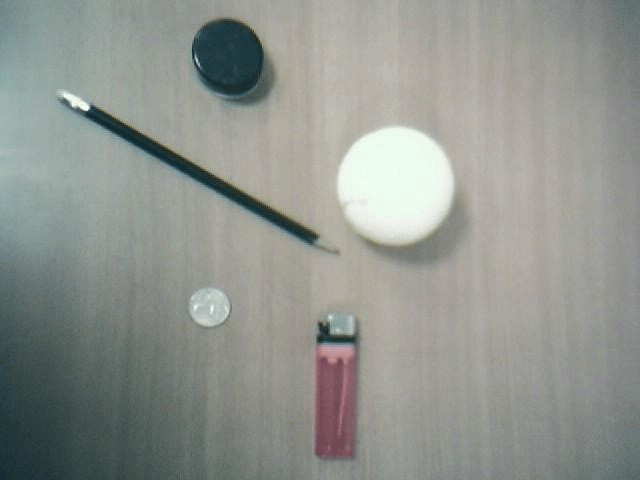
#> input picture stuff.jpg, 640 x 480 px
$ python hough.py
#> lines starting #> are read from the running program, lines starting #| are printed output that depends on the picture; after the words box and inside, x2 and y2 are one past the last pixel; in counts of white or black regions, pixels touching at a corner belong together
import cv2
import numpy as np
import argparse

# Terminal data parsing
parser = argparse.ArgumentParser(description='Hough transform an image')
parser.add_argument('-i',default='stuff.jpg', type=str ,help='The path of file to transform')
args = parser.parse_args()

# Image read
img = cv2.imread(args.i)
#> img is the input picture: shape (480, 640, 3); mean B, G, R 143.1, 148.5, 144.4
img_original = img.copy()
gray = cv2.cvtColor(img, cv2.COLOR_BGR2GRAY)
edges = cv2.Canny(gray,30,100,apertureSize=3)
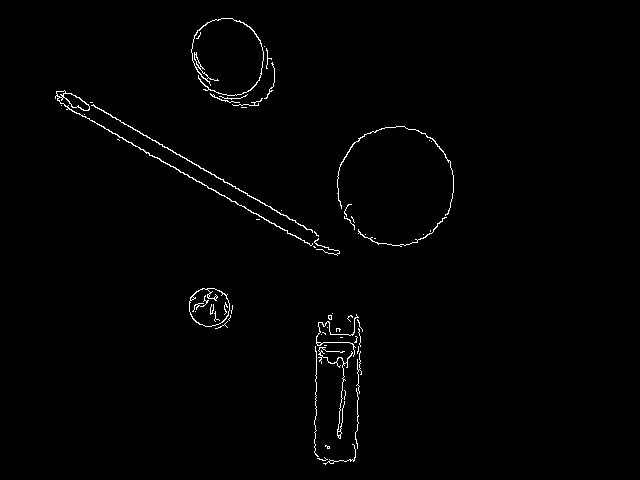
#> edges: shape (480, 640); 1% white in thin lines or dots, all inside (x1, y1, x2, y2) = (55, 18, 454, 465)

cv2.imshow('Cannied',edges)


# Extract Lines and Circles
lines = cv2.HoughLinesP(edges,1,np.pi/180,60,minLineLength=15,maxLineGap=15)
#> lines = [[57, 100, 251, 212], [71, 93, 318, 235], [89, 118, 317, 249], [314, 452, 315, 375], [355, 457, 356, 431], [357, 448, 357, 337], [316, 430, 316, 336], [338, 437, 344, 363]]
circles = cv2.HoughCircles(gray, cv2.HOUGH_GRADIENT, 1, 20,param1=60,param2=30,minRadius=0, maxRadius=100)
#> circles = [[394.5, 186.5, 58.5], [225.5, 55.5, 37.1], [209.5, 304.5, 21], [242.5, 79.5, 26]]

# Draw Lines and Circles
for i in range(len(lines)):
    for x1,y1,x2,y2 in lines[i]:
        cv2.line(img,(x1,y1),(x2,y2),(0,0,255),3)
#> this loop made 8 passes
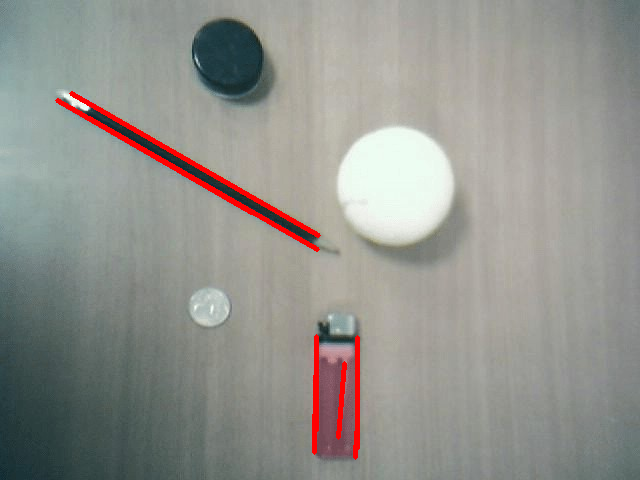
#> img: shape (480, 640, 3); 1.54% of pixels changed, all inside (x1, y1, x2, y2) = (55, 91, 360, 460)

circles = np.uint16(np.around(circles))
#> circles = [[394, 186, 58], [226, 56, 37], [210, 304, 21], [242, 80, 26]]
for i in circles[0,:]:
    cv2.circle(img,(i[0],i[1]),i[2],(0,255,0),2)
    cv2.circle(img,(i[0],i[1]),2,(0,0,255),3)
#> this loop made 4 passes
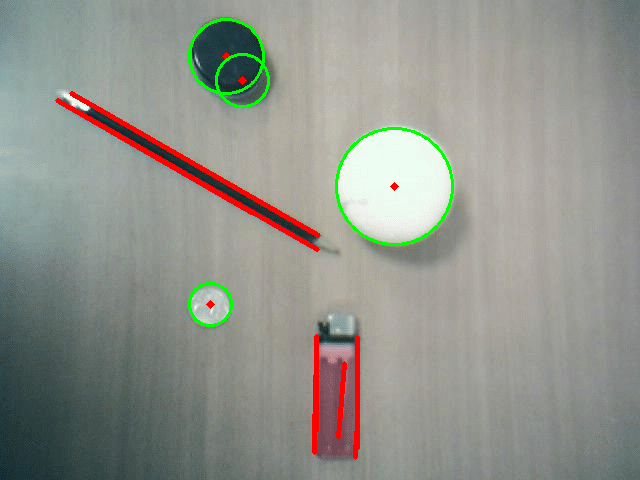
#> img: shape (480, 640, 3); 0.92% of pixels changed, all inside (x1, y1, x2, y2) = (188, 18, 454, 327)

res = np.vstack((img_original,img))
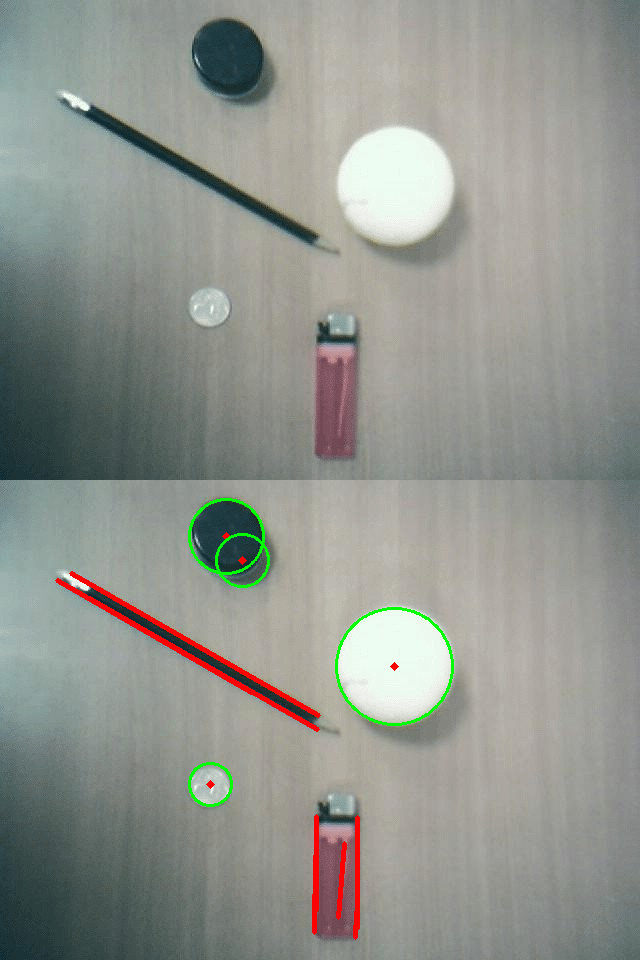
#> res: shape (960, 640, 3); mean B, G, R 141.7, 148.1, 145
cv2.imwrite('output.png', img)
cv2.imshow('Original img vs Transformed img',res)
cv2.waitKey(0)
cv2.destroyAllWindows()
